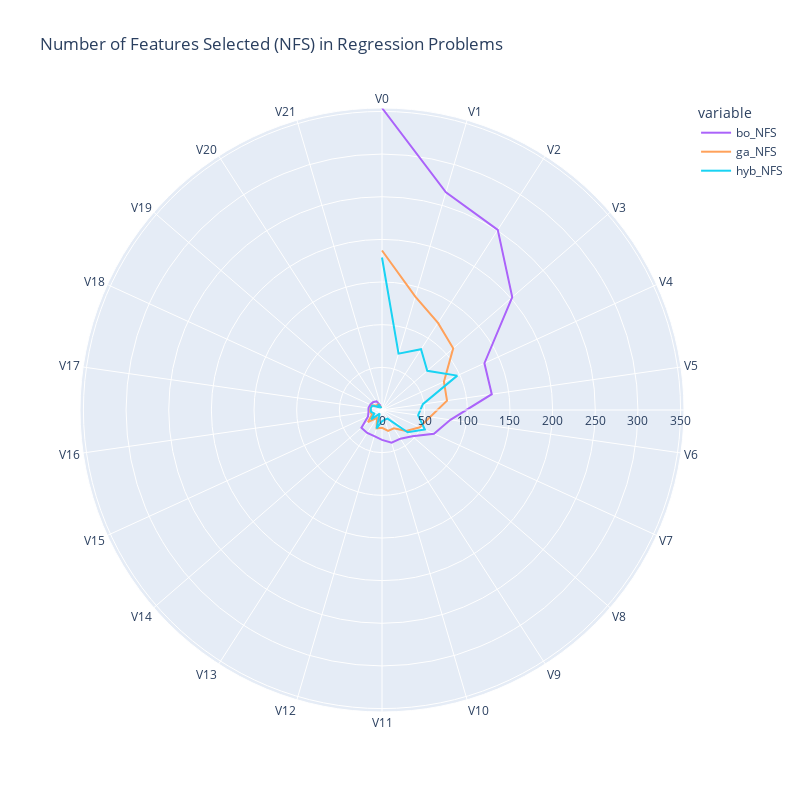
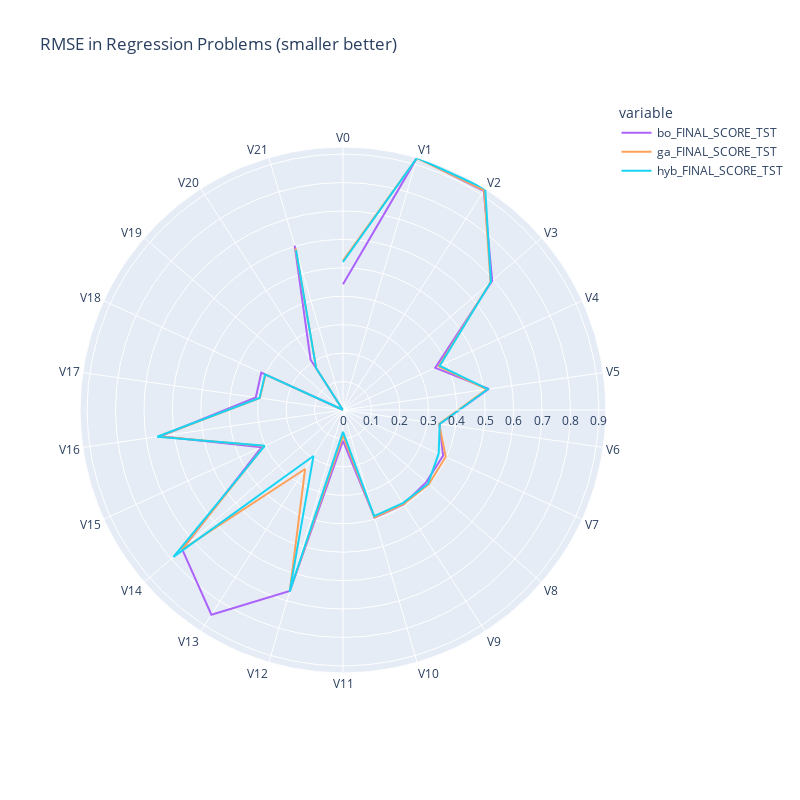

The code cell stored with these charts, in order, in its notebook:
### Code cell
mat_merge_melt = mat_merge.query('score_type=="MSE/RMSE"').sort_values('bo_NFS', ascending=False).melt(id_vars=['name_file'], value_vars=['bo_NFS', 'ga_NFS', 'hyb_NFS'])
mat_merge_melt['id_ds'] = mat_merge_melt['name_file'].map(dict(zip(mat_merge_melt['name_file'].unique(), ['V'+str(i) for i in range(len(mat_merge_melt['name_file'].unique()))])))
mat_merge_melt.head()

fig = px.line_polar(mat_merge_melt, r = 'value', theta = 'id_ds', 
#                     line_close = True,
                    color = 'variable', color_discrete_map = {'A': 'dodgerblue', 'B': 'gold', 'C': 'green'},
                     title='Number of Features Selected (NFS) in Regression Problems',
#                    line_dash='variable'
                   )
# fig.update_traces(fill = 'toself')
fig.update_layout(width=800, height=800)
fig.show() 

mat_merge_melt = mat_merge.query('score_type=="MSE/RMSE"').sort_values('bo_NFS', ascending=False).melt(id_vars=['name_file'], value_vars=['bo_FINAL_SCORE_TST', 'ga_FINAL_SCORE_TST', 'hyb_FINAL_SCORE_TST'])
mat_merge_melt['id_ds'] = mat_merge_melt['name_file'].map(dict(zip(mat_merge_melt['name_file'].unique(), ['V'+str(i) for i in range(len(mat_merge_melt['name_file'].unique()))])))
mat_merge_melt.head()

fig = px.line_polar(mat_merge_melt, r = 'value', theta = 'id_ds', 
#                     line_close = True,
                    color = 'variable', color_discrete_map = {'A': 'dodgerblue', 'B': 'gold', 'C': 'green'},
                     title='RMSE in Regression Problems (smaller better)',
#                    line_dash='variable'
                   )
fig.update_layout(width=800, height=800)
fig.show()

### Figure 1 — Plotly figure (JSON) as saved in the notebook; plotly's stock layout.template omitted (floating-point values rounded to 4 significant figures)
{"data": [{"hovertemplate": "variable=bo_NFS<br>value=%{r}<br>id_ds=%{theta}<extra></extra>", "legendgroup": "bo_NFS", "line": {"color": "#ab63fa", "dash": "solid"}, "marker": {"symbol": "circle"}, "mode": "lines", "name": "bo_NFS", "r": [354, 266, 251, 202, 132, 130, 81, 67, 47, 40, 40, 35, 32, 32, 32, 18, 16, 16, 15, 14, 12, 5], "showlegend": true, "subplot": "polar", "theta": ["V0", "V1", "V2", "V3", "V4", "V5", "V6", "V7", "V8", "V9", "V10", "V11", "V12", "V13", "V14", "V15", "V16", "V17", "V18", "V19", "V20", "V21"], "type": "scatterpolar"}, {"hovertemplate": "variable=ga_NFS<br>value=%{r}<br>id_ds=%{theta}<extra></extra>", "legendgroup": "ga_NFS", "line": {"color": "#FFA15A", "dash": "solid"}, "marker": {"symbol": "circle"}, "mode": "lines", "name": "ga_NFS", "r": [187, 138.6, 121.4, 110.4, 79.8, 77, 57, 48.8, 37.4, 25.6, 25.6, 20.8, 22.4, 11, 21.8, 13, 14, 13.8, 13, 8.2, 8, 3], "showlegend": true, "subplot": "polar", "theta": ["V0", "V1", "V2", "V3", "V4", "V5", "V6", "V7", "V8", "V9", "V10", "V11", "V12", "V13", "V14", "V15", "V16", "V17", "V18", "V19", "V20", "V21"], "type": "scatterpolar"}, {"hovertemplate": "variable=hyb_NFS<br>value=%{r}<br>id_ds=%{theta}<extra></extra>", "legendgroup": "hyb_NFS", "line": {"color": "#19d3f3", "dash": "solid"}, "marker": {"symbol": "circle"}, "mode": "lines", "name": "hyb_NFS", "r": [178.8, 68.8, 84.6, 70.2, 97, 48.4, 42.8, 55.2, 39.8, 12, 11.8, 13.2, 22.4, 5, 16.8, 10, 13, 13.4, 12.6, 5.2, 8, 2.2], "showlegend": true, "subplot": "polar", "theta": ["V0", "V1", "V2", "V3", "V4", "V5", "V6", "V7", "V8", "V9", "V10", "V11", "V12", "V13", "V14", "V15", "V16", "V17", "V18", "V19", "V20", "V21"], "type": "scatterpolar"}], "layout": {"height": 800, "legend": {"title": {"text": "variable"}, "tracegroupgap": 0}, "polar": {"angularaxis": {"direction": "clockwise", "rotation": 90}, "domain": {"x": [0, 1], "y": [0, 1]}}, "title": {"text": "Number of Features Selected (NFS) in Regression Problems"}, "width": 800}}

### Figure 2 — Plotly figure (JSON) as saved in the notebook; plotly's stock layout.template omitted (floating-point values rounded to 4 significant figures)
{"data": [{"hovertemplate": "variable=bo_FINAL_SCORE_TST<br>value=%{r}<br>id_ds=%{theta}<extra></extra>", "legendgroup": "bo_FINAL_SCORE_TST", "line": {"color": "#ab63fa", "dash": "solid"}, "marker": {"symbol": "circle"}, "mode": "lines", "name": "bo_FINAL_SCORE_TST", "r": [0.442, 0.9249, 0.9158, 0.6943, 0.3567, 0.5177, 0.3429, 0.387, 0.3875, 0.3943, 0.3943, 0.1082, 0.6632, 0.856, 0.7482, 0.3146, 0.6492, 0.3098, 0.316, 0.001479, 0.2115, 0.6027], "showlegend": true, "subplot": "polar", "theta": ["V0", "V1", "V2", "V3", "V4", "V5", "V6", "V7", "V8", "V9", "V10", "V11", "V12", "V13", "V14", "V15", "V16", "V17", "V18", "V19", "V20", "V21"], "type": "scatterpolar"}, {"hovertemplate": "variable=ga_FINAL_SCORE_TST<br>value=%{r}<br>id_ds=%{theta}<extra></extra>", "legendgroup": "ga_FINAL_SCORE_TST", "line": {"color": "#FFA15A", "dash": "solid"}, "marker": {"symbol": "circle"}, "mode": "lines", "name": "ga_FINAL_SCORE_TST", "r": [0.5254, 0.9234, 0.9185, 0.6869, 0.3701, 0.5107, 0.3413, 0.3972, 0.3989, 0.3935, 0.3935, 0.09015, 0.6644, 0.2465, 0.7528, 0.3049, 0.6545, 0.2956, 0.2995, 0.001124, 0.1746, 0.5929], "showlegend": true, "subplot": "polar", "theta": ["V0", "V1", "V2", "V3", "V4", "V5", "V6", "V7", "V8", "V9", "V10", "V11", "V12", "V13", "V14", "V15", "V16", "V17", "V18", "V19", "V20", "V21"], "type": "scatterpolar"}, {"hovertemplate": "variable=hyb_FINAL_SCORE_TST<br>value=%{r}<br>id_ds=%{theta}<extra></extra>", "legendgroup": "hyb_FINAL_SCORE_TST", "line": {"color": "#19d3f3", "dash": "solid"}, "marker": {"symbol": "circle"}, "mode": "lines", "name": "hyb_FINAL_SCORE_TST", "r": [0.5205, 0.9242, 0.925, 0.6884, 0.3741, 0.5143, 0.3437, 0.3699, 0.3958, 0.3894, 0.3892, 0.07683, 0.6657, 0.1921, 0.7888, 0.3028, 0.6602, 0.2966, 0.3013, 0.001175, 0.1747, 0.5858], "showlegend": true, "subplot": "polar", "theta": ["V0", "V1", "V2", "V3", "V4", "V5", "V6", "V7", "V8", "V9", "V10", "V11", "V12", "V13", "V14", "V15", "V16", "V17", "V18", "V19", "V20", "V21"], "type": "scatterpolar"}], "layout": {"height": 800, "legend": {"title": {"text": "variable"}, "tracegroupgap": 0}, "polar": {"angularaxis": {"direction": "clockwise", "rotation": 90}, "domain": {"x": [0, 1], "y": [0, 1]}}, "title": {"text": "RMSE in Regression Problems (smaller better)"}, "width": 800}}
